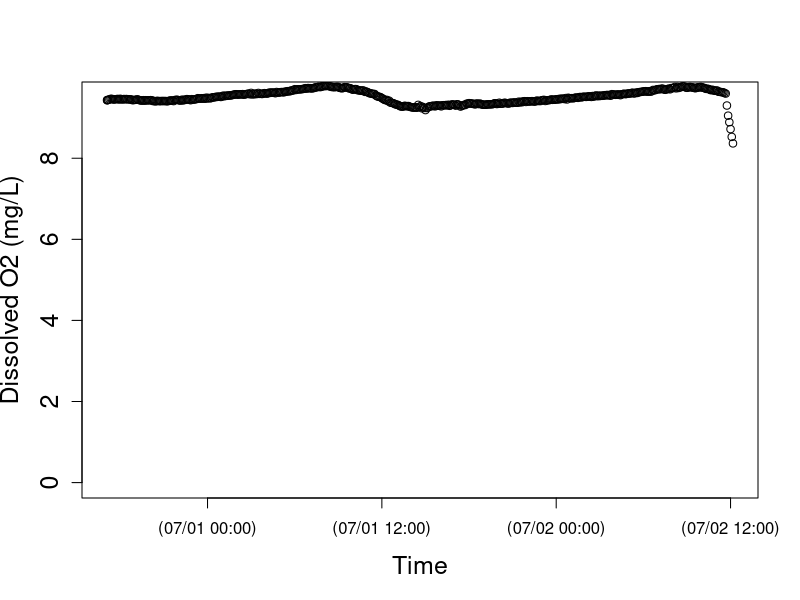
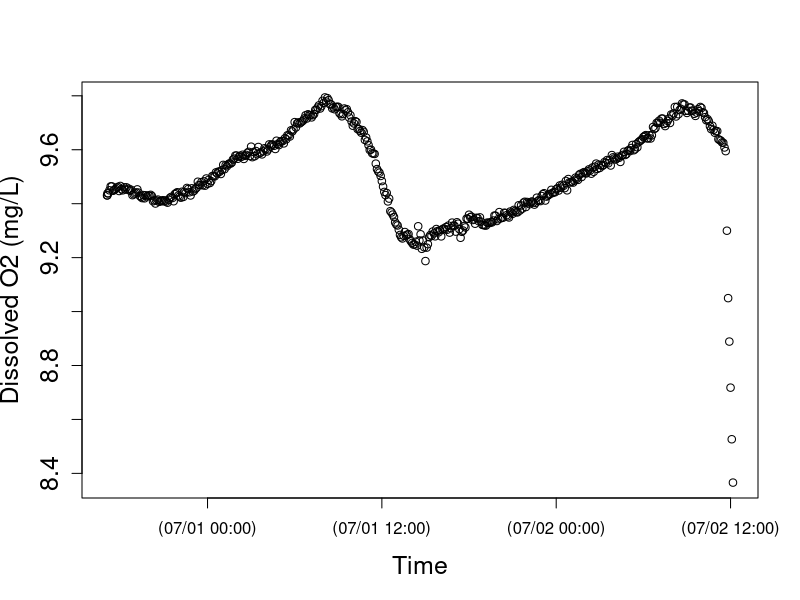

Write the R code that produced these figures, in order. (Note: this script raises an error after producing the figures.)
setwd("N:/Thesis.N/FreshStart_trans/TempLight_trans/TempLightSum18_trans/JA30jun18")
install.packages("chron")
library(chron)
StreamData=read.table("JA30jun18.txt",header=TRUE)  	##time is in seconds since 1970 and in UTC
StreamData$dtime<-chron(StreamData$time/86400)-(7/24)
## Check new chron object dtime and O2 data
## here is where you can target and remove outliers if you want to check before running models 
plot(StreamData$dtime, StreamData$oxy,cex.lab=1.5, cex.axis=1.5, lwd=1,ylim=c(0,9.5), xlab="Time",ylab="Dissolved O2 (mg/L)")
plot(StreamData$dtime, StreamData$oxy,cex.lab=1.5, cex.axis=1.5, lwd=1, xlab="Time",ylab="Dissolved O2 (mg/L)")

# END data important and management
# [2] LOAD O2 SATURATION FUNCTION

osat<- function(temp, bp) {
  
  tstd<-log((298.15-temp) / (273.15 + temp))
  
  a0<-2.00907
  a1<-3.22014
  a2<-4.0501
  a3<-4.94457
  a4<- -0.256847
  a5<- 3.88767
  
  u<-10^(8.10765-(1750.286/(235+temp)))
  
  sato<-(exp(a0 + a1*tstd + a2*tstd^2 + a3*tstd^3 + a4*tstd^4+a5*tstd^5))*((bp-u)/(760-u))*1.42905
  sato
}

#end of function
# END loading O2 SAT calc #
# [3] LOAD BAROMETRIC PRESSURE FUNCTION
## Function to correct barometric pressure for altitude. From Colt (2012).
## This function gives bp in mmHg for altitude given nearby measurement of standardized barometric pressure. 
## temp is degC 
## alt is m
## bpst is in inches of Hg and the sort of data you will find from U.S. weather stations.  Delete the *25.4 if you in the rest of the world where pressure is given in metric units
####function returns mm of Hg
bpcalc<- function(bpst, alt) {
  bpst*25.4*exp((-9.80665*0.0289644*alt)/(8.31447*(273.15+15)))
}
#end of function
# END loading BP calc function ####### 
# [4] LOAD GAS EXCHANGE (K) FUNCTIONS
# NOTE: The functions you use will depend on the methods used to estimate K (O2, propane, SF6). The temperature correction (Kcor) is embedded in the models below, but the Kcor function must be loaded into R before running the model.
# UNITS are day^(-1)
## This code does the opposite of Kcor below; it estimates K600 for KO2 at a given temperature. From Wanninkhof (1992).
K600fromO2<-function (temp, KO2) {
  ((600/(1800.6 - (120.1 * temp) + (3.7818 * temp^2) - (0.047608 * temp^3)))^-0.5) * KO2
}
#end of function
# This calculates K600 from K measured in a propane addition. From Raymond et al. (2012).
K600frompropane<-function (temp, Kpropane) {
  ((600/(2864 - (154.14 * temp) + (3.791 * temp^2) - (0.0379 * temp^3)))^-0.5) * Kpropane
}
#end of function
# This calculates K600 from K measured in a SF6 addition. From Raymond et al. (2012).
K600fromSF6<-function(temp, KSF6) {
  ((600/(3255.3-(217.13*temp)+(6.837*temp^2)-(0.08607*temp^3)))^-0.5)*KSF6
}
#end of function
# This function calculates KO2 at any given tempertaure from K600. via schmidt number scaling.  The scaling equation if From JÃ¤hne et al. (1987), Schmidt number conversions from Wanninkhof et al. 1992.
Kcor<-function (temp,K600){
  K600/(600/(1800.6-(temp*120.1)+(3.7818*temp^2)-(0.047608*temp^3)))^-0.5
}
#end of function
# END loading K functions
# [5] NIGHTTIME REGRESSION to estimate K -- OPTIONAL
### nighttime regression code to estimate K. Approach as in Hornberger and Kelly (1975).
## o2 file is your oxygen data (defined in subsetting)
## bp is barometric pressure in mm Hg for your site, 
## ts is the time step in MINUTES (not days as in metabolism code below)

nightreg<-function(o2file, bp, ts){
  
  temp<-o2file$temp
  oxy<-o2file$oxy
  
  # moving average on oxy data
  oxyf1<-filter(o2file$oxy,rep(1/3,3), sides=2)
  
  # trim the ends of the oxy data
  oxyf2<- oxyf1[c(-1,-length(oxyf1))]
  
  # calculate delO/delt; convert to units of days by ts in min-1*1440
  deltaO2<-((oxyf2[-1]-oxyf2[-length(oxyf2)])/ts)*1440
  
  # Trim the first two and last one from the temp data to match the filter oxy data
  temptrim<-temp[c(-2:-1,-length(temp))]
  
  # calc the dodef
  satdef<-osat(temptrim,bp)-oxyf2[-1]
  
  # fit linear model and plot using linear model fitting (lm) and abline functions in R stats package
  nreg<-lm(deltaO2~satdef)
  plot(satdef,deltaO2)
  abline(nreg)
  
  # use coef function in R stats package to get lm coefficients
  coeff<-coef(nreg)
  
  # output gives lm coeff and K600 (converted from nighttime regression estimate of KO2)
  out<-list(coeff, K600fromO2(mean(temp), coeff[2]))
  out
  
}
#end of function
# NOTE: this approach works better for some sites/dates than others; always check that your model fit is good and that your K600 estimate makes sense!
#Call as:  The first argument in the function defines when to pull data.  In this case on 10/27/204 (for spring creek) between 18:05 and 23:00

nightreg(StreamData[StreamData$dtime>=as.numeric(chron(dates="07/19/17", times="18:10:00")) & StreamData$dtime<=as.numeric(chron(dates="07/21/17", times="10:00:00")), ], bp=660, ts=10)
# END nighttime regression calculation of K #
# check that light makes sense
plot(StreamData$dtime, StreamData$light,cex.lab=1.5, cex.axis=1.5, lwd=1, xlab="Time",ylab="PAR (umol photons/s/m2)")
# END light
# [7] MODEL v1 - RIVERMETABK; solves for GPP, ER, AND K
##
# [7a] LOAD RIVERMETABK functions
###########################################

## VERSION 1 of possible metabolism model

##### now estimate metabolism

## parameter names (and units) for BOTH rivermetab functions (solving for or fixing K600):
## oxy.mod = modeled O2 (mg/L)
## oxy = O2 data (mg/L)
## MET[1] = GPP = estimated daily gross primary production (g O2 m-2 d-1); + flux of O2 production
## MET[2] = ER = estimated daily ecosystem respiration (g O2 m-2 d-1); - flux of O2 consumption 
## MET[3] = K = estimated K600 (d-1)
## z = estimated site depth (m)
## Kcor = KO2 corrected for temperature, calculated from K600 (d-1)
## bp = barometric pressure (mmHg)
## temp = water temperature (C)
## light = PAR data (or modlight from above light function)
## ts = time step of O2 data from logger (10 min intervals --> units are day, so 10/1440=0.06944)

# Model to calculate GPP, ER and K simultaneously
# This model is advantageous in the sense that one can estimate K from the data, but beware that it may be an overparameterized model.  
# Note that you have the opportunity below to use your light data or modeled light (here as data$light estimated for spring creek and french creek with the light model function above). You decide and modify the function and data names accordingly.

# rivermetabK is the master function that calls the MLE function (onestationmleK) and plotting function (onestationplot) below
rivermetabK<-function(o2file, z, bp, ts){
  
  ##pull data out of loaded o2file (subset in CALL function) and give it a name. 
  temp<-o2file$temp
  oxy<-o2file$oxy
  light<-o2file$light
  
  ##This calls onestationmleK (below) to calculate metabolism by non-linear minimization. We use nlm() function in R stats package; for more information see "help(nlm)"  The first argument is the function to be minimized, the second defines the starting values.  The function that is minimized (onestationmleK, see below) always has as its first argument, a vector of parameters (MET), and second argument a vector of starting values for those parameters, p=c(3,-5, 10).
  
  river.mle<-nlm(onestationmleK, p=c(3,-5, 10), oxy=oxy, z=z,temp=temp,light=light, bp=bp, ts=ts)
  
  ##plot modeled and measaured O2 given MLE estimates of GPP, ER, and K600.  It calls a function below onestationplot()
  
  onestationplot(GPP=river.mle$estimate[1], ER=river.mle$estimate[2],oxy=oxy,z=z,temp=temp,light=light, K=river.mle$estimate[3], bp=bp, ts=ts)
  
  ##return GPP, ER, K600, and MLE values
  b <- list(GPP=river.mle$estimate[1], ER=river.mle$estimate[2], K600=river.mle$estimate[3], neglogL=river.mle$minimum[1])
  b
}
# end of function
# This function returns the negative log likelihood value given O2 data and estimates of GPP, ER, and K (which is vector MET); is included in master rivermetabK function above
onestationmleK<-function(MET,temp, oxy, light, z, bp, ts) {
  
  # create new vector for modeled O2
  oxy.mod<-numeric(length(data))
  # give starting value from oxygen data; this is the only time O2 data is used to model GPP and ER
  oxy.mod[1]<-oxy[1]
  
  # this is the metabolism equation as in Van de Bogert et al 2007 L&OMethods
  for (i in 2:length(oxy)) {oxy.mod[i]<-oxy.mod[i-1]+((MET[1]/z)*(light[i]/sum(light)))+ MET[2]*ts/z+(Kcor(temp[i],MET[3]))*ts*(osat(temp[i],bp)-oxy.mod[i-1]) }
  
  ##below is MLE calculation; output is -log likelihood
  # diff in measured and modeled O2
  sqdiff<-(oxy-oxy.mod)^2 
  # likelihood function
  L <- length(oxy) * (log(((sum(sqdiff)/length(oxy))^0.5))+0.5*log(6.28)) + ((2*sum(sqdiff)/length(oxy))^-1) * sum(sqdiff)
  L
}
# end of function
# this function plots modeled O2 and O2 data from estimates of daily GPP, ER, and K; is included in master rivermetabK function above
# Calls same metabolism equation as in mle function, but plots modeled O2 as a function of GPP, ER, and K estimates from mle
# use this to visually assess your model estimates (should be good agreement between modeled and measured O2)
onestationplot<-function(GPP, ER, oxy, z, temp, K, light, bp, ts) {
  
  oxy.mod<-numeric(length(oxy))
  oxy.mod[1]<-oxy[1]
  
  # this is the metabolism equation as in Van de Bogert et al (2007) L&OMethods
  for (i in 2:length(oxy)) { oxy.mod[i]<-oxy.mod[i-1]+((GPP/z)*(light[i]/sum(light)))+ ER*ts/z+(Kcor(temp[i],K))*ts*(osat(temp[i],bp)-oxy.mod[i-1]) }
  
  plot(seq(1:length(oxy)),oxy.mod, type="l",xlab="Time", ylab="Dissolved oxygen  (mg/L)", cex.lab=1.5, cex.axis=1.5, lwd=2 )
  points(seq(1:length(oxy)),oxy)
}
# end of function

####### END LOADING rivermetabK function #
# [7b] CALL RIVERMETABK function
###########################################
## VERSION 2 of possible metabolism model 
## Here is same function but for fixed and known K600 from propane, SF6, nighttime regression, or other method
rivermetab<-function(o2file, z, bp, ts, K){
  
  ##pull data out of loaded o2file (subset in CALL function) and give it a name. 
  temp<-o2file$temp
  oxy<-o2file$oxy
  light<-o2file$light
  
  ##calculate metabolism by non linear minimization of MLE function (below)
  river.mle<-nlm(onestationmle, p=c(3,-5), oxy=oxy, z=z,temp=temp,light=light, bp=bp, ts=ts, K=K)
  
  ##plot data; uses same plot function as given for rivermetabK above (relisted below to keep each model as own unit)
  onestationplot(GPP=river.mle$estimate[1], ER=river.mle$estimate[2],oxy=oxy,z=z,temp=temp,light=light, K=K, bp=bp, ts=ts)
  
  ##return GPP, ER, and MLE value
  b<-list(GPP= river.mle$estimate[1], ER= river.mle$estimate[2],  neglogL= river.mle$minimum[1])
  b
}
# end of function

# function returns the likelihood value given O2 data and estimates of GPP, ER (which is vector MET); is included in master rivermetab function above; K600 is fixed
onestationmle<-function(MET,temp, oxy, light, z, bp, ts, K) {
  
  oxy.mod<-numeric(length(data))
  oxy.mod[1]<-oxy[1]
  
  # this is the metabolism equation as in Van de Bogert et al 2007 L&OMethods
  for (i in 2:length(oxy)) {oxy.mod[i]<-oxy.mod[i-1]+((MET[1]/z)*(light[i]/sum(light)))+ MET[2]*ts/z+(Kcor(temp[i],K))*ts*(osat(temp[i],bp)-oxy.mod[i-1]) }
  
  ## below is MLE calculation; output is likelihood
  # diff in measured and modeled O2
  sqdiff<-(oxy-oxy.mod)^2 
  # likelihood function
  L <- length(oxy)*(log(((sum(sqdiff)/length(oxy))^0.5)) +0.5*log(6.28)) + ((2*sum(sqdiff)/length(oxy))^-1)*sum(sqdiff)
  L
}
#end of function

# (As in rivermetabK)
# this function plots modeled O2 and O2 data from estimates of daily GPP and ER; is included in master rivermetab function above
# Calls same metabolism equation as in mle function, but plots modeled O2 as a function of GPP, ER estimates from mle
# use this to visually assess your model estimates (should be good agreement between modeled and measured O2)
onestationplot<-function(GPP, ER, oxy, z, temp, K, light, bp, ts) {
  
  oxy.mod<-numeric(length(oxy))
  oxy.mod[1]<-oxy[1]
  
  # this is the metabolism equation as in Van de Bogert et al (2007) L&OMethods
  for (i in 2:length(oxy)) { oxy.mod[i]<-oxy.mod[i-1]+((GPP/z)*(light[i]/sum(light)))+ ER*ts/z+(Kcor(temp[i],K))*ts*(osat(temp[i],bp)-oxy.mod[i-1]) }
  
  plot(seq(1:length(oxy)),oxy.mod, type="l",xlab="Time", ylab="Dissolved oxygen  (mg/L)", cex.lab=1.5, cex.axis=1.5, lwd=2 )
  points(seq(1:length(oxy)),oxy)
  
  print(summary(lm(oxy~oxy.mod)))
  
}
# end of function
####### END loading rivermetab function ####### 
## Call as:  z is depth in m, bp is im mmHg, ts is time steps in days.

# 5 MIN timestep!! literature k600 values based on slope
rivermetab(o2file=StreamData[StreamData$dtime>=as.numeric(chron(
  dates="06/30/18", times="17:10:00")) & StreamData $dtime<=as.numeric(chron(
    dates="07/02/18", times="11:35:00")), ], 
  z=0.094, 
  bp=719, 
  ts=0.0034722, 
  K=80.768051)
# 10 MIN timestep!! literature k600 values based on slope
rivermetab(o2file=StreamData[StreamData$dtime>=as.numeric(chron(
  dates="06/30/18", times="17:10:00")) & StreamData $dtime<=as.numeric(chron(
    dates="07/02/18", times="11:35:00")), ], 
  z=0.094, 
  bp=719, 
  ts=0.0069444, 
  K=80.768051)

# 5 MIN timestep!! my derived k600 values based on velocity
rivermetab(o2file=StreamData[StreamData$dtime>=as.numeric(chron(
  dates="06/30/18", times="17:10:00")) & StreamData $dtime<=as.numeric(chron(
  dates="07/02/18", times="11:35:00")), ], 
  z=0.094, 
  bp=719, 
  ts=0.003422, 
  K=27.6637317)
# 10 MIN timestep!! my derived k600 values based on velocity
rivermetab(o2file=StreamData[StreamData$dtime>=as.numeric(chron(
  dates="06/30/18", times="17:10:00")) & StreamData $dtime<=as.numeric(chron(
    dates="07/02/18", times="11:35:00")), ], 
  z=0.094, 
  bp=719, 
  ts=0.0069444, 
  K=27.6637317)

# 5 MIN timestep!! full model as is 
rivermetabK(o2file=StreamData[ StreamData $dtime>=as.numeric(chron(
  dates="06/30/18", times="17:10:00")) & StreamData $dtime<=as.numeric(chron(
  dates="07/02/18", times="11:35:00")), ], 
  z=0.094, 
  bp=719, 
  ts=0.003472)
